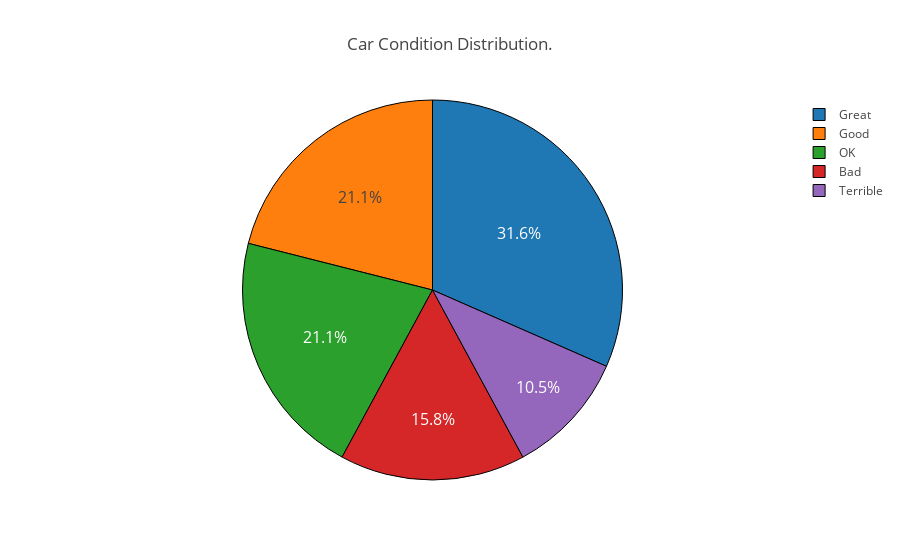

The code cell stored with this chart in its notebook:
### Code cell
labels = ['Great', 'Good', 'OK', 'Bad', 'Terrible']
values = [len(great), len(good), len(ok), len(bad), len(terrible)]

trace = go.Pie(labels=labels, values=values,
               hoverinfo='label+value', textinfo='percent', 
               textfont=dict(size=16),
               marker=dict(line=dict(color='#000000', width=1)))

layout = go.Layout(
    title = 'Car Condition Distribution.'
)

fig = go.Figure(data = [trace], layout = layout)
py.iplot(fig, filename='pie_chart')

### Figure 1 — Plotly figure (JSON) as saved in the notebook; plotly's stock layout.template omitted (floating-point values rounded to 4 significant figures)
{"data": [{"hoverinfo": "label+value", "labels": ["Great", "Good", "OK", "Bad", "Terrible"], "marker": {"line": {"color": "#000000", "width": 1}}, "textfont": {"size": 16}, "textinfo": "percent", "type": "pie", "values": [6, 4, 4, 3, 2]}], "layout": {"title": "Car Condition Distribution."}}
